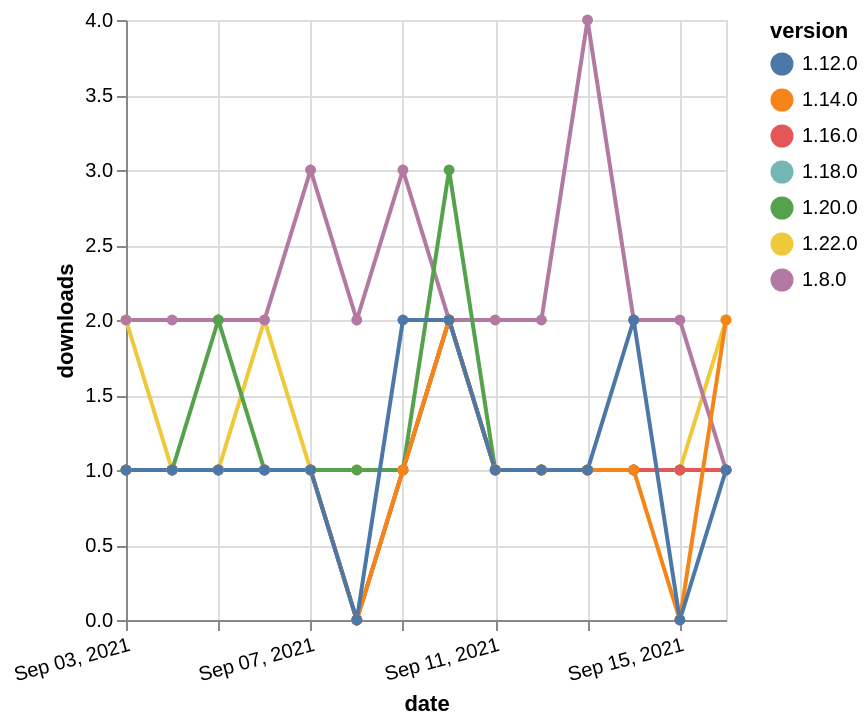

This figure's Vega-Lite source:
### Vega-Lite specification from a JSON file in a GitHub repository (floating-point values rounded to 4 significant figures)
{"$schema": "https://vega.github.io/schema/vega-lite/v5.json", "description": "A simple bar chart with embedded data.", "data": {"values": [{"date": "2021-09-03", "total": 165, "delta": 1, "version": "1.18.0"}, {"date": "2021-09-04", "total": 166, "delta": 1, "version": "1.18.0"}, {"date": "2021-09-05", "total": 167, "delta": 1, "version": "1.18.0"}, {"date": "2021-09-06", "total": 168, "delta": 1, "version": "1.18.0"}, {"date": "2021-09-07", "total": 169, "delta": 1, "version": "1.18.0"}, {"date": "2021-09-08", "total": 169, "delta": 0, "version": "1.18.0"}, {"date": "2021-09-09", "total": 170, "delta": 1, "version": "1.18.0"}, {"date": "2021-09-10", "total": 172, "delta": 2, "version": "1.18.0"}, {"date": "2021-09-11", "total": 173, "delta": 1, "version": "1.18.0"}, {"date": "2021-09-12", "total": 174, "delta": 1, "version": "1.18.0"}, {"date": "2021-09-13", "total": 175, "delta": 1, "version": "1.18.0"}, {"date": "2021-09-14", "total": 176, "delta": 1, "version": "1.18.0"}, {"date": "2021-09-15", "total": 177, "delta": 1, "version": "1.18.0"}, {"date": "2021-09-16", "total": 178, "delta": 1, "version": "1.18.0"}, {"date": "2021-09-03", "total": 117, "delta": 2, "version": "1.22.0"}, {"date": "2021-09-04", "total": 118, "delta": 1, "version": "1.22.0"}, {"date": "2021-09-05", "total": 119, "delta": 1, "version": "1.22.0"}, {"date": "2021-09-06", "total": 121, "delta": 2, "version": "1.22.0"}, {"date": "2021-09-07", "total": 122, "delta": 1, "version": "1.22.0"}, {"date": "2021-09-08", "total": 123, "delta": 1, "version": "1.22.0"}, {"date": "2021-09-09", "total": 124, "delta": 1, "version": "1.22.0"}, {"date": "2021-09-10", "total": 126, "delta": 2, "version": "1.22.0"}, {"date": "2021-09-11", "total": 127, "delta": 1, "version": "1.22.0"}, {"date": "2021-09-12", "total": 128, "delta": 1, "version": "1.22.0"}, {"date": "2021-09-13", "total": 129, "delta": 1, "version": "1.22.0"}, {"date": "2021-09-14", "total": 130, "delta": 1, "version": "1.22.0"}, {"date": "2021-09-15", "total": 131, "delta": 1, "version": "1.22.0"}, {"date": "2021-09-16", "total": 133, "delta": 2, "version": "1.22.0"}, {"date": "2021-09-03", "total": 2342, "delta": 2, "version": "1.8.0"}, {"date": "2021-09-04", "total": 2344, "delta": 2, "version": "1.8.0"}, {"date": "2021-09-05", "total": 2346, "delta": 2, "version": "1.8.0"}, {"date": "2021-09-06", "total": 2348, "delta": 2, "version": "1.8.0"}, {"date": "2021-09-07", "total": 2351, "delta": 3, "version": "1.8.0"}, {"date": "2021-09-08", "total": 2353, "delta": 2, "version": "1.8.0"}, {"date": "2021-09-09", "total": 2356, "delta": 3, "version": "1.8.0"}, {"date": "2021-09-10", "total": 2358, "delta": 2, "version": "1.8.0"}, {"date": "2021-09-11", "total": 2360, "delta": 2, "version": "1.8.0"}, {"date": "2021-09-12", "total": 2362, "delta": 2, "version": "1.8.0"}, {"date": "2021-09-13", "total": 2366, "delta": 4, "version": "1.8.0"}, {"date": "2021-09-14", "total": 2368, "delta": 2, "version": "1.8.0"}, {"date": "2021-09-15", "total": 2370, "delta": 2, "version": "1.8.0"}, {"date": "2021-09-16", "total": 2371, "delta": 1, "version": "1.8.0"}, {"date": "2021-09-03", "total": 172, "delta": 1, "version": "1.20.0"}, {"date": "2021-09-04", "total": 173, "delta": 1, "version": "1.20.0"}, {"date": "2021-09-05", "total": 175, "delta": 2, "version": "1.20.0"}, {"date": "2021-09-06", "total": 176, "delta": 1, "version": "1.20.0"}, {"date": "2021-09-07", "total": 177, "delta": 1, "version": "1.20.0"}, {"date": "2021-09-08", "total": 178, "delta": 1, "version": "1.20.0"}, {"date": "2021-09-09", "total": 179, "delta": 1, "version": "1.20.0"}, {"date": "2021-09-10", "total": 182, "delta": 3, "version": "1.20.0"}, {"date": "2021-09-11", "total": 183, "delta": 1, "version": "1.20.0"}, {"date": "2021-09-12", "total": 184, "delta": 1, "version": "1.20.0"}, {"date": "2021-09-13", "total": 185, "delta": 1, "version": "1.20.0"}, {"date": "2021-09-14", "total": 186, "delta": 1, "version": "1.20.0"}, {"date": "2021-09-15", "total": 187, "delta": 1, "version": "1.20.0"}, {"date": "2021-09-16", "total": 188, "delta": 1, "version": "1.20.0"}, {"date": "2021-09-03", "total": 184, "delta": 1, "version": "1.16.0"}, {"date": "2021-09-04", "total": 185, "delta": 1, "version": "1.16.0"}, {"date": "2021-09-05", "total": 186, "delta": 1, "version": "1.16.0"}, {"date": "2021-09-06", "total": 187, "delta": 1, "version": "1.16.0"}, {"date": "2021-09-07", "total": 188, "delta": 1, "version": "1.16.0"}, {"date": "2021-09-08", "total": 188, "delta": 0, "version": "1.16.0"}, {"date": "2021-09-09", "total": 189, "delta": 1, "version": "1.16.0"}, {"date": "2021-09-10", "total": 191, "delta": 2, "version": "1.16.0"}, {"date": "2021-09-11", "total": 192, "delta": 1, "version": "1.16.0"}, {"date": "2021-09-12", "total": 193, "delta": 1, "version": "1.16.0"}, {"date": "2021-09-13", "total": 194, "delta": 1, "version": "1.16.0"}, {"date": "2021-09-14", "total": 195, "delta": 1, "version": "1.16.0"}, {"date": "2021-09-15", "total": 196, "delta": 1, "version": "1.16.0"}, {"date": "2021-09-16", "total": 197, "delta": 1, "version": "1.16.0"}, {"date": "2021-09-03", "total": 191, "delta": 1, "version": "1.14.0"}, {"date": "2021-09-04", "total": 192, "delta": 1, "version": "1.14.0"}, {"date": "2021-09-05", "total": 193, "delta": 1, "version": "1.14.0"}, {"date": "2021-09-06", "total": 194, "delta": 1, "version": "1.14.0"}, {"date": "2021-09-07", "total": 195, "delta": 1, "version": "1.14.0"}, {"date": "2021-09-08", "total": 195, "delta": 0, "version": "1.14.0"}, {"date": "2021-09-09", "total": 196, "delta": 1, "version": "1.14.0"}, {"date": "2021-09-10", "total": 198, "delta": 2, "version": "1.14.0"}, {"date": "2021-09-11", "total": 199, "delta": 1, "version": "1.14.0"}, {"date": "2021-09-12", "total": 200, "delta": 1, "version": "1.14.0"}, {"date": "2021-09-13", "total": 201, "delta": 1, "version": "1.14.0"}, {"date": "2021-09-14", "total": 202, "delta": 1, "version": "1.14.0"}, {"date": "2021-09-15", "total": 202, "delta": 0, "version": "1.14.0"}, {"date": "2021-09-16", "total": 204, "delta": 2, "version": "1.14.0"}, {"date": "2021-09-03", "total": 237, "delta": 1, "version": "1.12.0"}, {"date": "2021-09-04", "total": 238, "delta": 1, "version": "1.12.0"}, {"date": "2021-09-05", "total": 239, "delta": 1, "version": "1.12.0"}, {"date": "2021-09-06", "total": 240, "delta": 1, "version": "1.12.0"}, {"date": "2021-09-07", "total": 241, "delta": 1, "version": "1.12.0"}, {"date": "2021-09-08", "total": 241, "delta": 0, "version": "1.12.0"}, {"date": "2021-09-09", "total": 243, "delta": 2, "version": "1.12.0"}, {"date": "2021-09-10", "total": 245, "delta": 2, "version": "1.12.0"}, {"date": "2021-09-11", "total": 246, "delta": 1, "version": "1.12.0"}, {"date": "2021-09-12", "total": 247, "delta": 1, "version": "1.12.0"}, {"date": "2021-09-13", "total": 248, "delta": 1, "version": "1.12.0"}, {"date": "2021-09-14", "total": 250, "delta": 2, "version": "1.12.0"}, {"date": "2021-09-15", "total": 250, "delta": 0, "version": "1.12.0"}, {"date": "2021-09-16", "total": 251, "delta": 1, "version": "1.12.0"}]}, "width": "container", "mark": {"type": "line", "point": {"filled": true}}, "encoding": {"x": {"field": "date", "type": "temporal", "timeUnit": "yearmonthdate", "title": "date", "axis": {"labelAngle": -15}}, "y": {"field": "delta", "type": "quantitative", "title": "downloads"}, "color": {"field": "version", "type": "nominal"}, "tooltip": {"field": "delta"}}}
